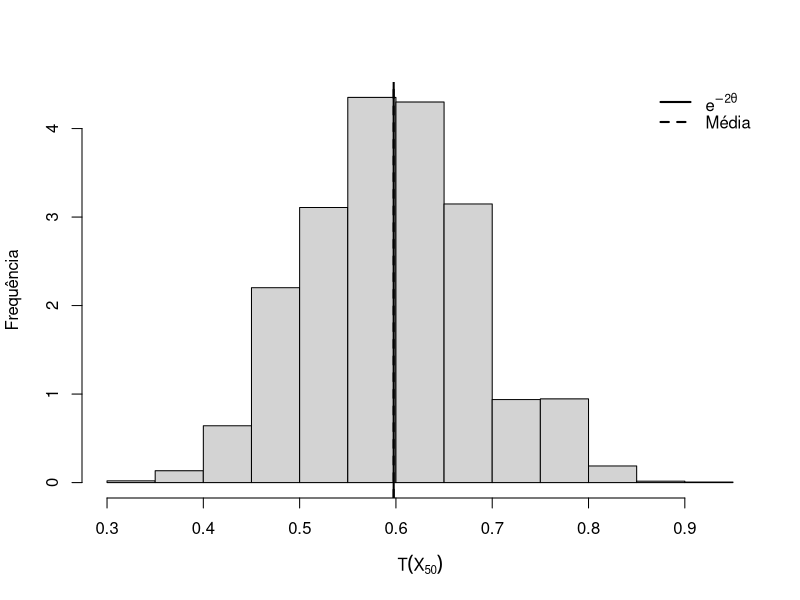
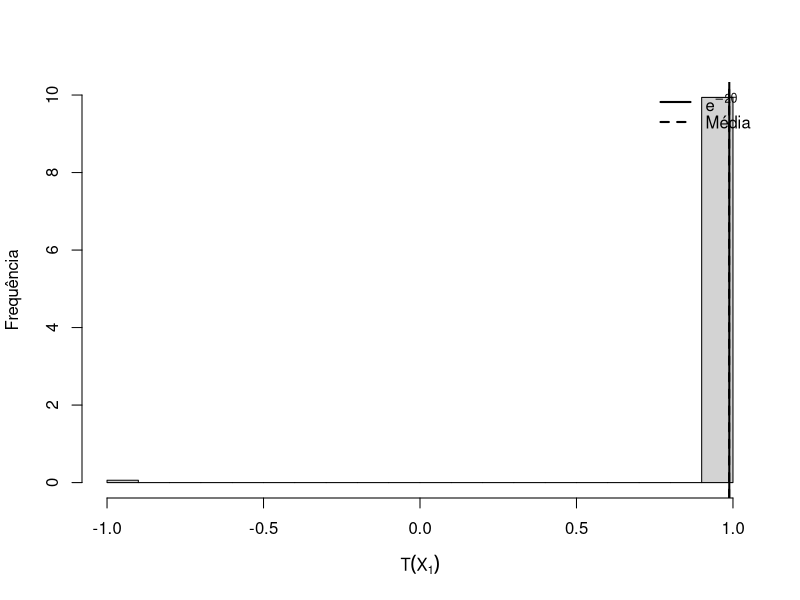
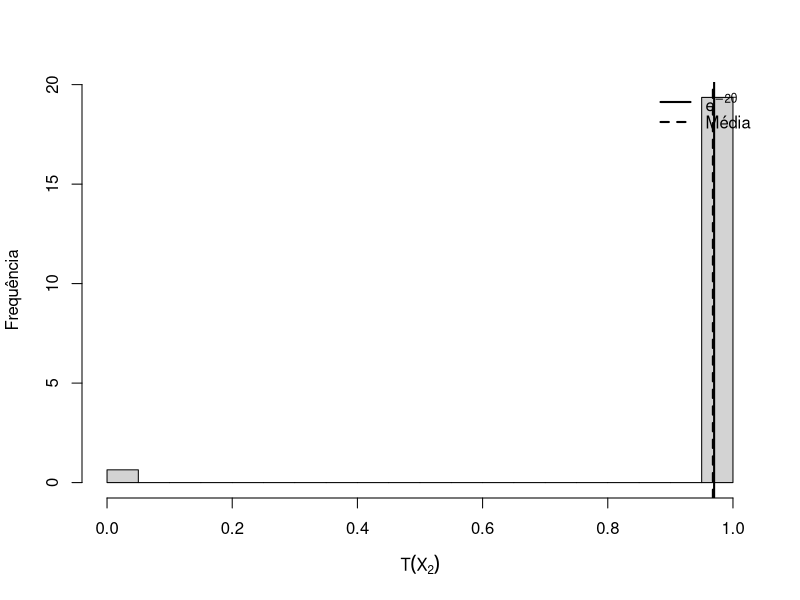

R code for these plots, in order:
## ---- chunk 1
#| label: fig-envvum-simulacao-r
#| fig-cap: 'Histograma de $T(\boldsymbol{X}_n)$'
set.seed(15)

simulacao_envvum <- function(M = 10000, n = 50) {
  # Seja X_n a.a. de X~Pois(theta), theta em (0, infinito). Vamos avaliar o
  # ENVVUM para g(theta) = e^{-2theta}, T(X_n) = (1-2/n)^{soma de X_i}.
  theta <- log(runif(1))^2
  estatisticas <- numeric(M)

  for (i in seq_len(M)) {
    amostra <- rpois(n, lambda = theta)
    estatisticas[i] <- (1 - 2 / n)^sum(amostra)
  }

  media <- mean(estatisticas)
  e2theta <- exp(-2 * theta)

  hist(estatisticas, probability = TRUE, main = "",
       xlab = bquote(T(X[.(n)])), ylab = "Frequência")
  abline(v = e2theta, lwd = 2)
  abline(v = media, lwd = 2, lty = 2)
  legend("topright", legend = c(expression(e^{-2 * theta}), "Média"),
         lwd = 2, lty = c(1, 2), bty = "n")

  cat(sprintf("Média simulada: %.6f\n", media))
  cat(sprintf("e^(-2 theta) = %.6f\n", e2theta))
}

simulacao_envvum()
## ---- chunk 2
simulacao_envvum(10000, 1)
simulacao_envvum(10000, 2)
